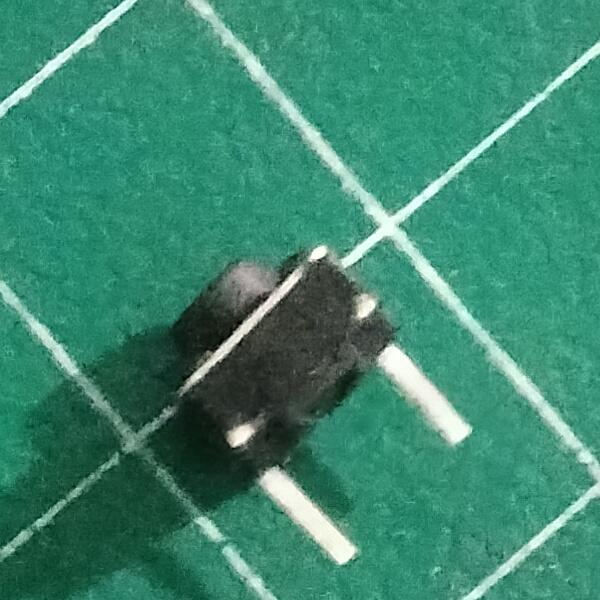
#> input picture sample/switch_exact.jpg, 600 x 600 px, found by its file name
$ python calc_dim.py
#> lines starting #> are read from the running program, lines starting #| are printed output that depends on the picture
from PIL import Image

# Let's inspect the exact switch and measure pins
# In switch_exact.jpg, let's find the pin positions and the grid lines
# On the mat:
# The grid lines form squares of 10mm or 50mm.
# Let's find the grid spacing in pixels.
import numpy as np

arr = np.array(Image.open("sample/switch_exact.jpg").convert("L"))
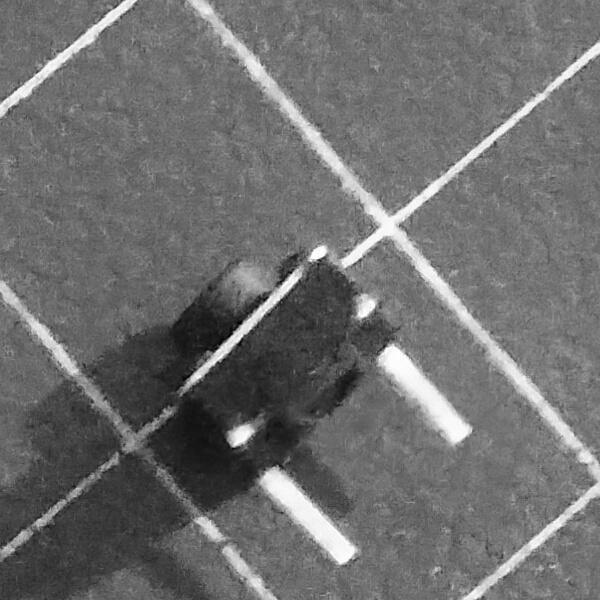
#> arr: shape (600, 600); min 1, max 254, mean 110.3
# print shape
print("Array shape:", arr.shape)
#| Array shape: (600, 600)

$ run again, with sample/IMG20261011100222.jpg copied over sample/switch_exact.jpg
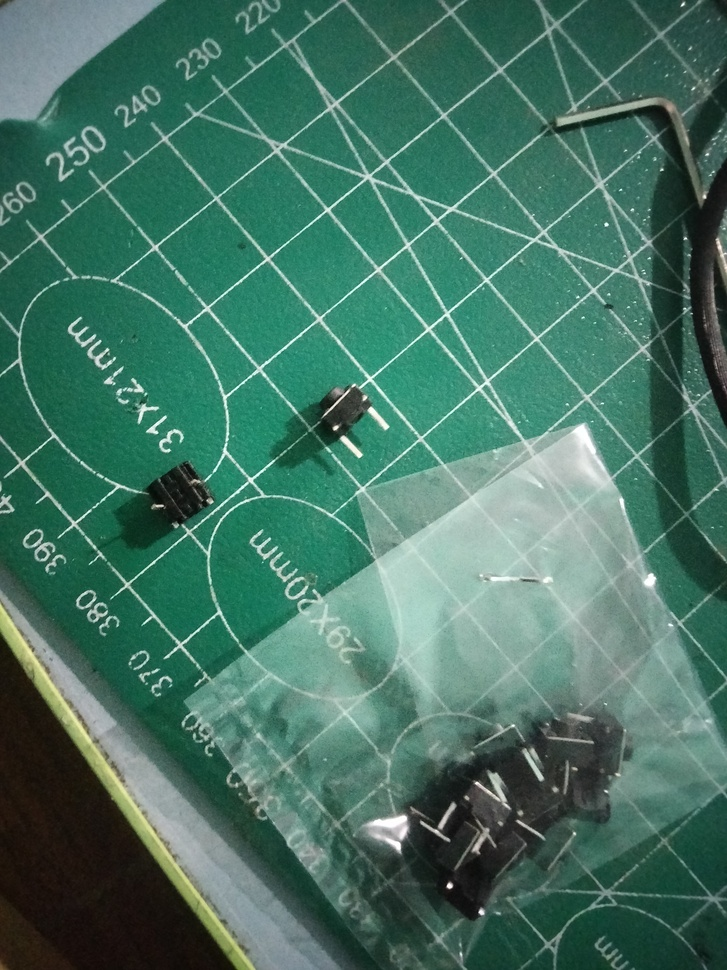
#> input picture sample/IMG20261011100222.jpg, 727 x 970 px, shrunk from 3120 x 4160 before the run, found by its file name
#> `arr = np.array(Image.open("sample/switch_exact.jpg").convert("L"))`:
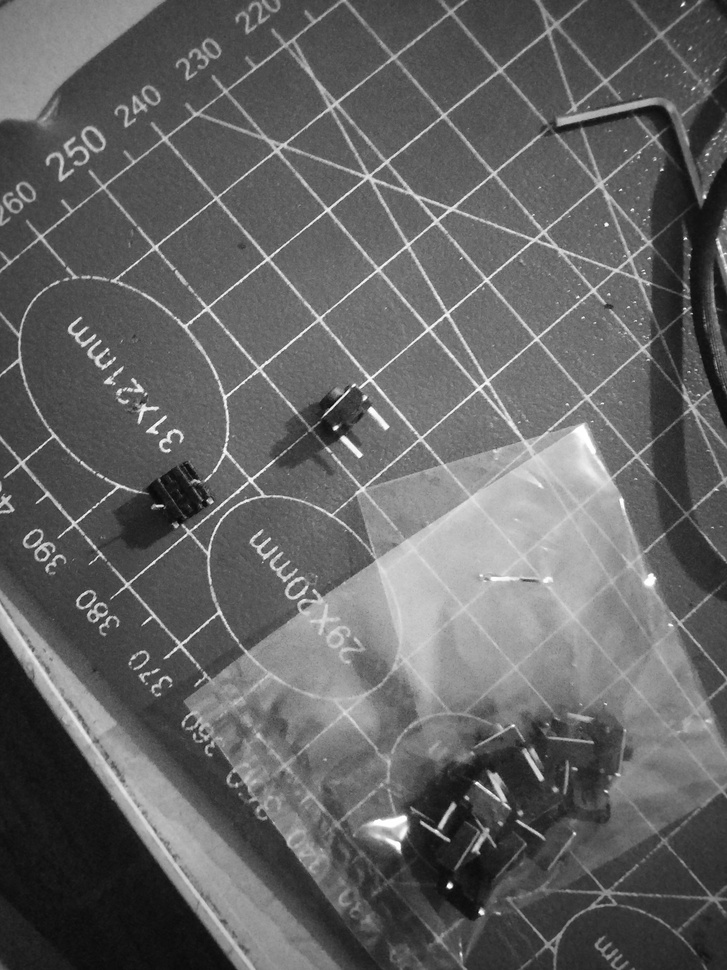
#> arr: shape (970, 727); min 8, max 255, mean 99.8
#| Array shape: (970, 727)

$ run again, with sample/btn_enhanced.jpg copied over sample/switch_exact.jpg
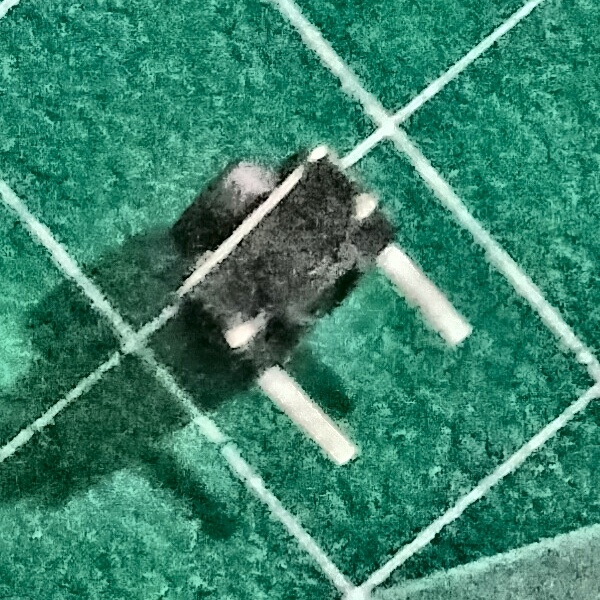
#> input picture sample/btn_enhanced.jpg, 600 x 600 px, found by its file name
#> `arr = np.array(Image.open("sample/switch_exact.jpg").convert("L"))`:
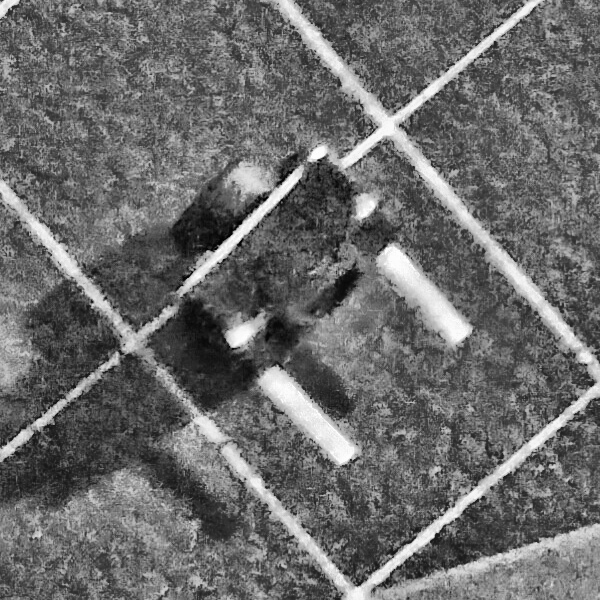
#> arr: shape (600, 600); min 0, max 254, mean 106.9
#| Array shape: (600, 600)

$ run again, with sample/grid_calib.jpg copied over sample/switch_exact.jpg
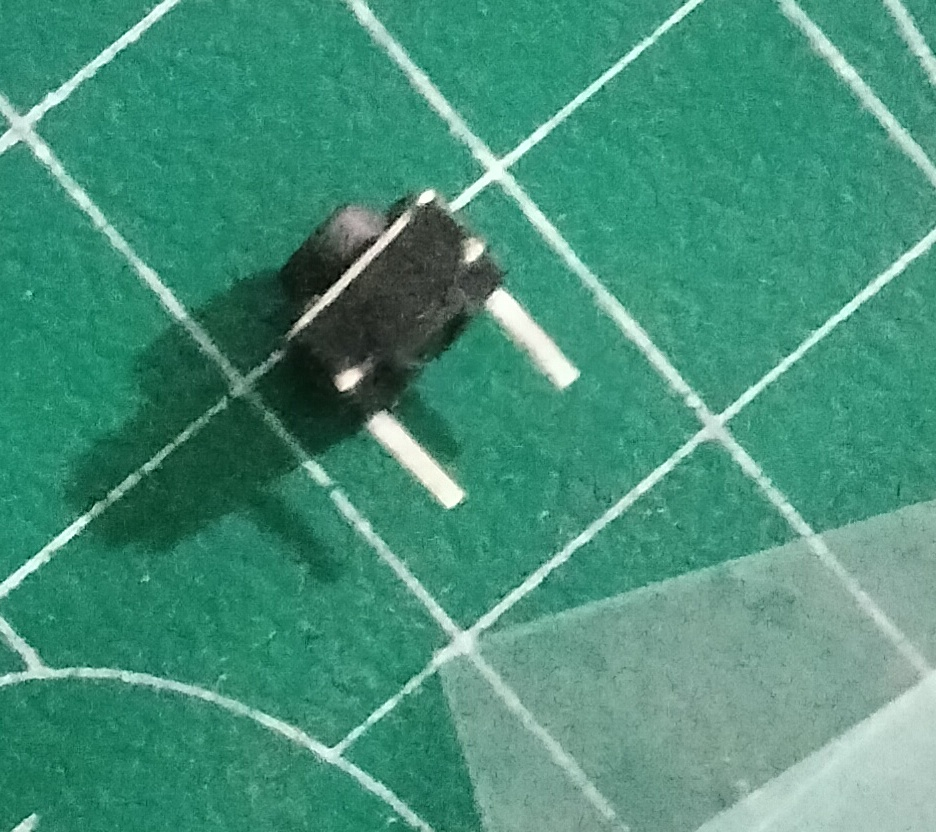
#> input picture sample/grid_calib.jpg, 936 x 832 px, found by its file name
#> `arr = np.array(Image.open("sample/switch_exact.jpg").convert("L"))`:
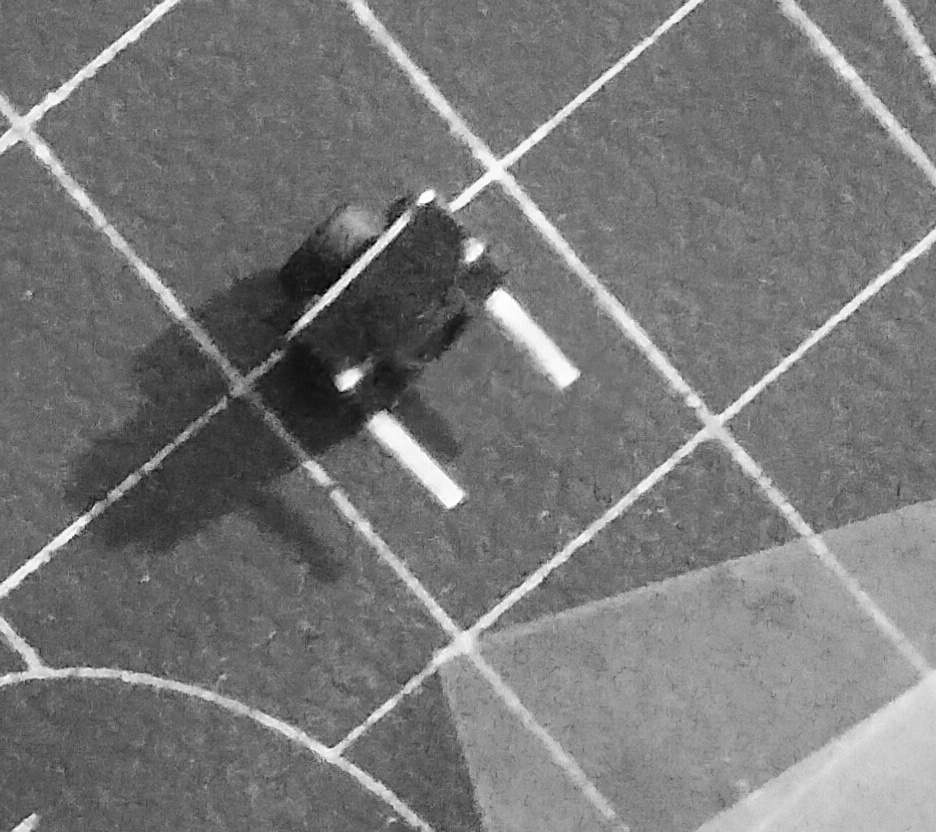
#> arr: shape (832, 936); min 1, max 254, mean 120.2
#| Array shape: (832, 936)
